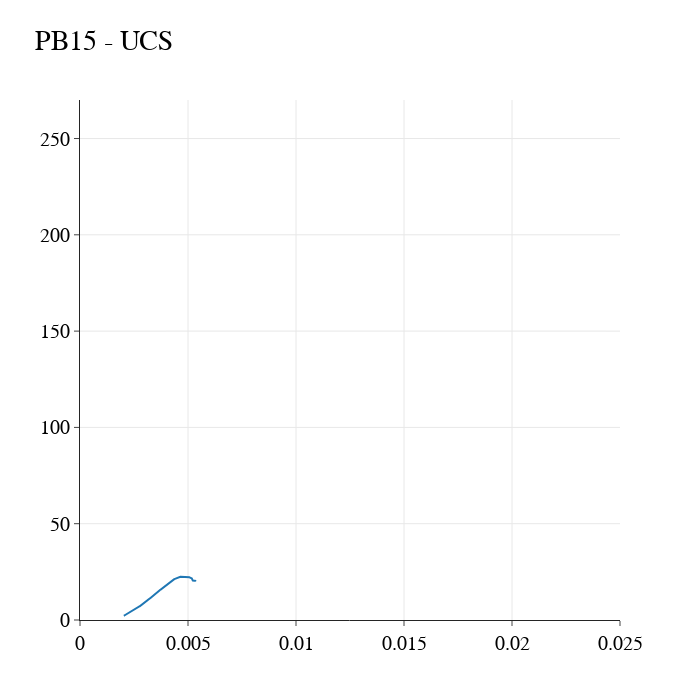

Here is the notebook cell this chart was saved with:
### Code cell
### All info
# plt.plot(strain1,stress_offset)
fig = go.Figure()
fig.add_trace(go.Scatter(x=strain1, y=stress1))
# fig.add_trace(go.Scatter(x=strain1, y=stress_offset))

# fig.add_annotation(x=x, y=y,
#             text="Strain={:.4f}, Stress={:.4f}".format(x, y),
#             showarrow=True,
#             xanchor="right",
#             arrowhead=1)
            
# fig.add_annotation(x=xi, y=2,
#             text=ElasticM,
#             showarrow=False,
#             arrowhead=1)

# fig.add_annotation(x=xi, y=0,
#             text=FractS,
#             showarrow=False,
#             arrowhead=1)


# fig.add_annotation(x=xi, y=yi,
#             text="Strain={:.4f}, Stress={:.4f}".format(x1, y1),
#             xanchor="right",
#             showarrow=True,
#             arrowhead=1)

# fig.update_layout(showlegend=False, autosize=False, width=700, height=700, 
#     title="All info",
#     xaxis_title="Strain Ax [-]",
#     yaxis_title="Stress [MPa]",
#     font=dict(
#         family="New Times Roman",
#         size=15,
#         color="RebeccaPurple"))

fig.update_yaxes(showgrid=True)
fig.update_xaxes(showgrid=True)
fig.update_layout(template="simple_white", width=700, height=700, yaxis=dict(range=[0, 270]),# customize font and legend orientation & position
                  xaxis=dict(range=[0, 0.025]), title='PB15 - UCS',
    font=dict(
        family="Times New Roman",
        size=20,
        color="Black"),
    legend=dict(title=None, orientation="h", y=1, yanchor="bottom", x=0.5, xanchor="center"))
# fig.update_traces(textposition='top center')
fig.show()

# fig.write_html("Graphs/PB2_UCS/PB2_Results.html")

### Figure 1 — Plotly figure (JSON) as saved in the notebook; plotly's stock layout.template omitted (floating-point values rounded to 4 significant figures; data arrays with more than 128 entries replaced by an {"elided": "..."} marker saying what was removed)
{"data": [{"type": "scatter", "x": {"elided": "2274 float values"}, "y": {"elided": "2274 float values"}}], "layout": {"font": {"color": "Black", "family": "Times New Roman", "size": 20}, "height": 700, "legend": {"orientation": "h", "title": {}, "x": 0.5, "xanchor": "center", "y": 1, "yanchor": "bottom"}, "title": {"text": "PB15 - UCS"}, "width": 700, "xaxis": {"range": [0, 0.025], "showgrid": true}, "yaxis": {"range": [0, 270], "showgrid": true}}}
